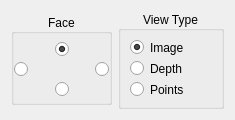
<?xml version="1.0" encoding="UTF-8"?>
<ui version="4.0">
 <class>ViewNavigator</class>
 <widget class="QWidget" name="ViewNavigator">
  <property name="geometry">
   <rect>
    <x>0</x>
    <y>0</y>
    <width>235</width>
    <height>120</height>
   </rect>
  </property>
  <property name="sizePolicy">
   <sizepolicy hsizetype="Preferred" vsizetype="Preferred">
    <horstretch>0</horstretch>
    <verstretch>0</verstretch>
   </sizepolicy>
  </property>
  <property name="minimumSize">
   <size>
    <width>235</width>
    <height>120</height>
   </size>
  </property>
  <property name="maximumSize">
   <size>
    <width>400</width>
    <height>400</height>
   </size>
  </property>
  <property name="windowTitle">
   <string>Form</string>
  </property>
  <layout class="QHBoxLayout" name="horizontalLayout_4">
   <item>
    <widget class="QGroupBox" name="groupBox">
     <property name="minimumSize">
      <size>
       <width>71</width>
       <height>71</height>
      </size>
     </property>
     <property name="maximumSize">
      <size>
       <width>101</width>
       <height>91</height>
      </size>
     </property>
     <property name="title">
      <string>Face</string>
     </property>
     <property name="alignment">
      <set>Qt::AlignCenter</set>
     </property>
     <layout class="QVBoxLayout" name="verticalLayout_3">
      <property name="spacing">
       <number>0</number>
      </property>
      <property name="leftMargin">
       <number>0</number>
      </property>
      <property name="topMargin">
       <number>5</number>
      </property>
      <property name="rightMargin">
       <number>0</number>
      </property>
      <property name="bottomMargin">
       <number>0</number>
      </property>
      <item>
       <layout class="QVBoxLayout" name="verticalLayout">
        <property name="spacing">
         <number>0</number>
        </property>
        <item>
         <layout class="QHBoxLayout" name="horizontalLayout_2">
          <item>
           <spacer name="horizontalSpacer_2">
            <property name="orientation">
             <enum>Qt::Horizontal</enum>
            </property>
            <property name="sizeHint" stdset="0">
             <size>
              <width>40</width>
              <height>20</height>
             </size>
            </property>
           </spacer>
          </item>
          <item>
           <widget class="QRadioButton" name="frontRadioButton">
            <property name="text">
             <string/>
            </property>
            <property name="checked">
             <bool>true</bool>
            </property>
           </widget>
          </item>
          <item>
           <spacer name="horizontalSpacer_3">
            <property name="orientation">
             <enum>Qt::Horizontal</enum>
            </property>
            <property name="sizeHint" stdset="0">
             <size>
              <width>40</width>
              <height>20</height>
             </size>
            </property>
           </spacer>
          </item>
         </layout>
        </item>
        <item>
         <layout class="QHBoxLayout" name="horizontalLayout">
          <item>
           <widget class="QRadioButton" name="leftRadioButton">
            <property name="text">
             <string/>
            </property>
           </widget>
          </item>
          <item>
           <spacer name="horizontalSpacer">
            <property name="orientation">
             <enum>Qt::Horizontal</enum>
            </property>
            <property name="sizeHint" stdset="0">
             <size>
              <width>40</width>
              <height>20</height>
             </size>
            </property>
           </spacer>
          </item>
          <item>
           <widget class="QRadioButton" name="rightRadioButton">
            <property name="text">
             <string/>
            </property>
           </widget>
          </item>
         </layout>
        </item>
        <item>
         <layout class="QHBoxLayout" name="horizontalLayout_3">
          <item>
           <spacer name="horizontalSpacer_5">
            <property name="orientation">
             <enum>Qt::Horizontal</enum>
            </property>
            <property name="sizeHint" stdset="0">
             <size>
              <width>40</width>
              <height>20</height>
             </size>
            </property>
           </spacer>
          </item>
          <item>
           <widget class="QRadioButton" name="rearRadioButton">
            <property name="text">
             <string/>
            </property>
           </widget>
          </item>
          <item>
           <spacer name="horizontalSpacer_4">
            <property name="orientation">
             <enum>Qt::Horizontal</enum>
            </property>
            <property name="sizeHint" stdset="0">
             <size>
              <width>40</width>
              <height>20</height>
             </size>
            </property>
           </spacer>
          </item>
         </layout>
        </item>
       </layout>
      </item>
     </layout>
    </widget>
   </item>
   <item>
    <widget class="QGroupBox" name="groupBox_2">
     <property name="minimumSize">
      <size>
       <width>0</width>
       <height>0</height>
      </size>
     </property>
     <property name="maximumSize">
      <size>
       <width>200</width>
       <height>200</height>
      </size>
     </property>
     <property name="title">
      <string>View Type</string>
     </property>
     <property name="alignment">
      <set>Qt::AlignCenter</set>
     </property>
     <layout class="QVBoxLayout" name="verticalLayout_4">
      <item>
       <layout class="QVBoxLayout" name="verticalLayout_2">
        <item>
         <widget class="QRadioButton" name="viewImageRadioButton">
          <property name="text">
           <string>Image</string>
          </property>
          <property name="checked">
           <bool>true</bool>
          </property>
         </widget>
        </item>
        <item>
         <widget class="QRadioButton" name="viewDepthRadioButton">
          <property name="layoutDirection">
           <enum>Qt::LeftToRight</enum>
          </property>
          <property name="text">
           <string>Depth</string>
          </property>
         </widget>
        </item>
        <item>
         <widget class="QRadioButton" name="viewPointsRadioButton">
          <property name="layoutDirection">
           <enum>Qt::LeftToRight</enum>
          </property>
          <property name="text">
           <string>Points</string>
          </property>
         </widget>
        </item>
       </layout>
      </item>
     </layout>
    </widget>
   </item>
  </layout>
 </widget>
 <resources/>
 <connections/>
</ui>
